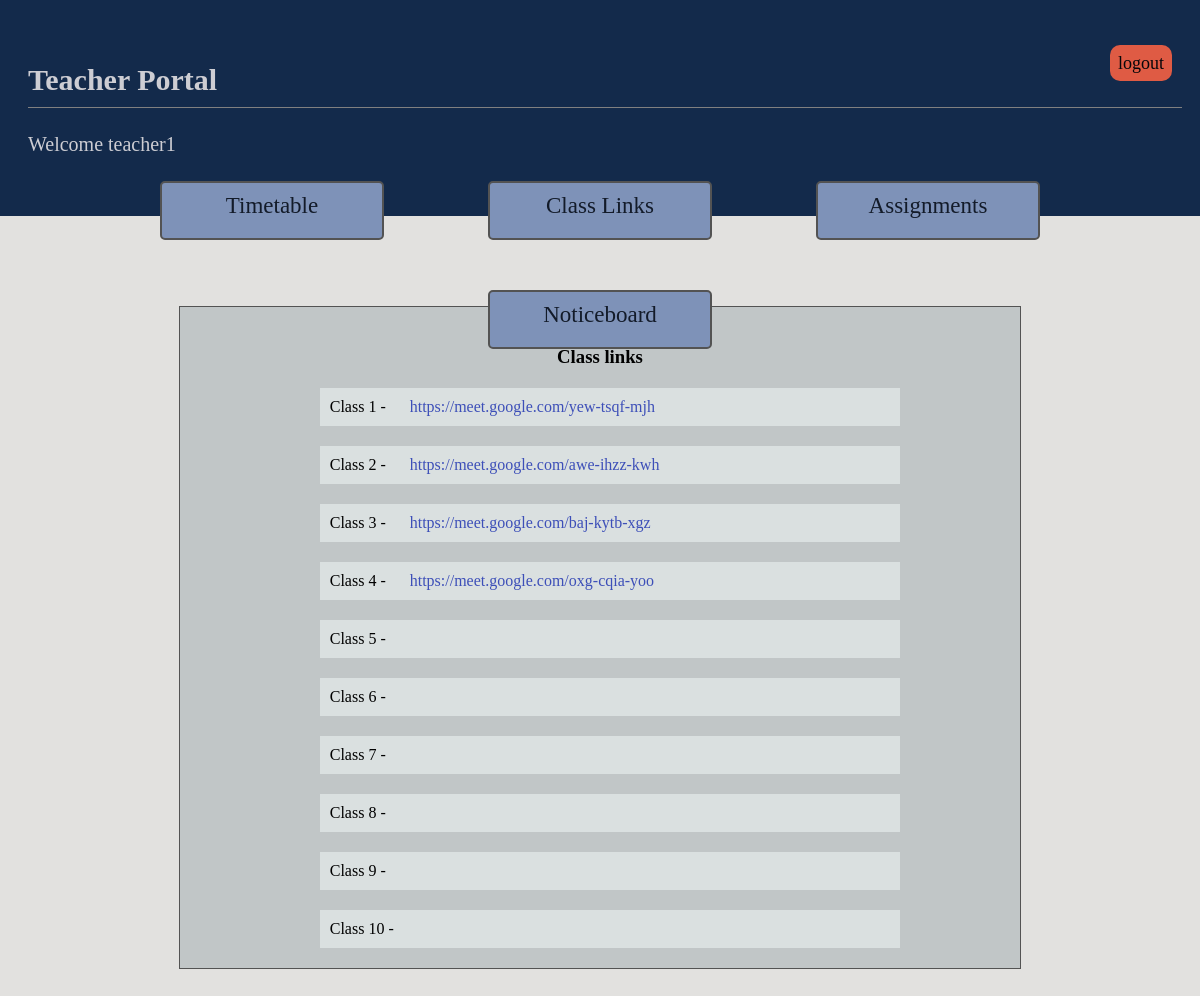
The page /Teacher_Portal/class_links (signed in) on the database as committed earlier.
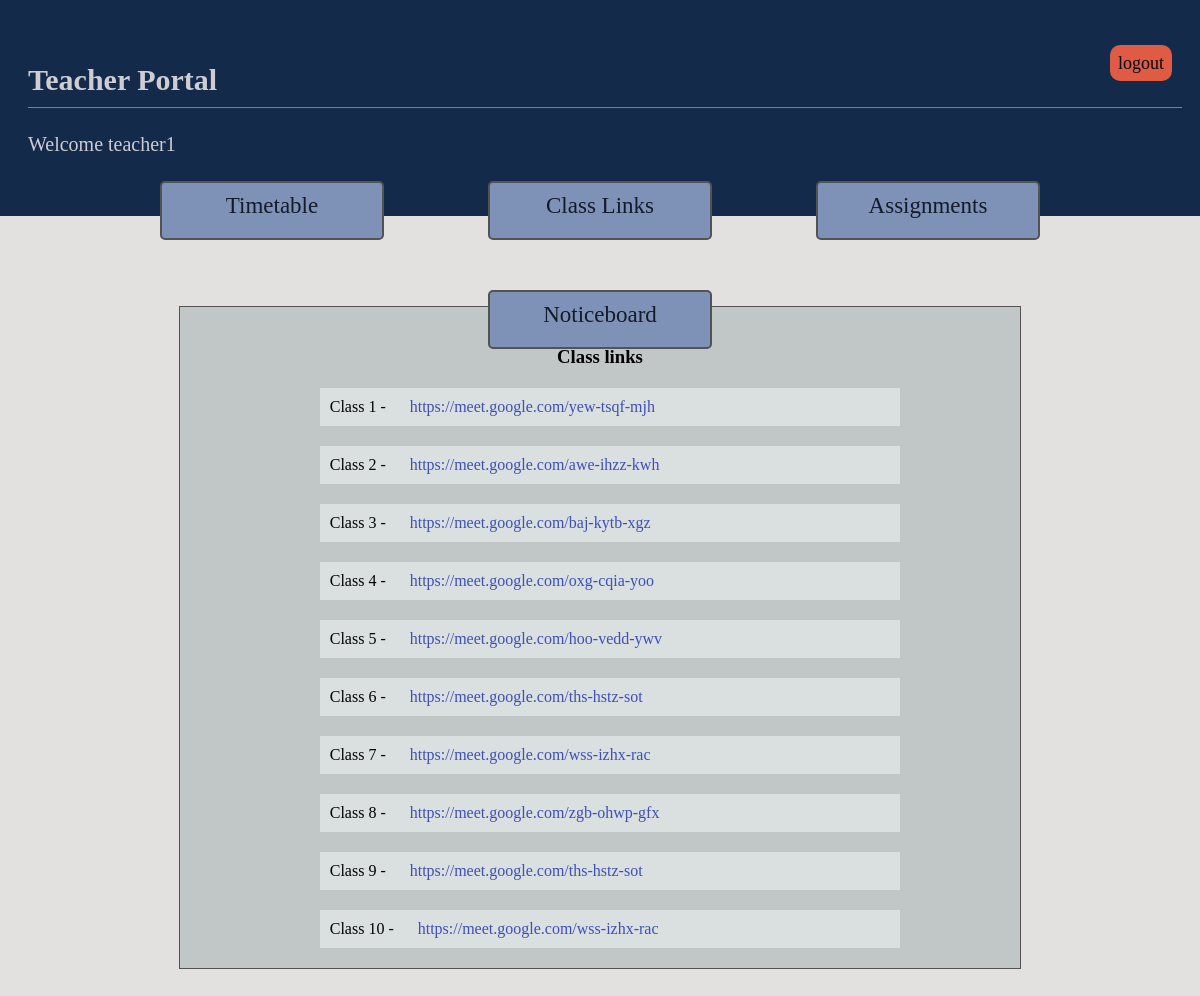
The same page on the database as committed later.
### adminPortal/models.py (models this page shows, shortened)
class Link(models.Model):
    link_url = models.CharField(max_length = 1000, blank=True)
    std = models.IntegerField(unique=True)
    class Meta:
       ordering = ['std']

### teacherPortal/views.py (the view, shortened to what this page needs)
# urls.py: path('class_links', views.LinksView.as_view(),name="links"),
class LinksView(LoginRequiredMixin,ListView):
    model = Link
    template_name = 'teacher_portal/links.html'
    queryset = Link.objects.all()
    def get_context_data(self, **kwargs):
            context = super(ListView , self).get_context_data(**kwargs)
            current_teacher = Teacher.objects.get(user=self.request.user)
            context['curr_teacher'] = current_teacher
            return context

### teacherPortal/templates/teacher_portal/links.html (shortened to what this page needs)
{% extends "teacher_portal/base.html" %}
{% load static %}
{% block styles %}
    <link rel="stylesheet" href="{% static 'teacher/css/links.css' %}">
{% endblock %}
{% block content %}
    <h3>Class links</h3>
    <div class="container">
        <div class='cont'>Class 1 - <a href="{{ object_list.0.link_url }}">{{ object_list.0.link_url }} </a></div>
        <div class='cont'>Class 2 - <a href="{{ object_list.1.link_url }}">{{ object_list.1.link_url }} </a></div>
        <div class='cont'>Class 3 - <a href="{{ object_list.2.link_url }}">{{ object_list.2.link_url }} </a></div>
        <div class='cont'>Class 4 - <a href="{{ object_list.3.link_url }}">{{ object_list.3.link_url }} </a></div>
        <div class='cont'>Class 5 - <a href="{{ object_list.4.link_url }}">{{ object_list.4.link_url }} </a></div>
        <div class='cont'>Class 6 - <a href="{{ object_list.5.link_url }}">{{ object_list.5.link_url }} </a></div>
        <div class='cont'>Class 7 - <a href="{{ object_list.6.link_url }}">{{ object_list.6.link_url }} </a></div>
        <div class='cont'>Class 8 - <a href="{{ object_list.7.link_url }}">{{ object_list.7.link_url }} </a></div>
        <div class='cont'>Class 9 - <a href="{{ object_list.8.link_url }}">{{ object_list.8.link_url }} </a></div>
        <div class='cont'>Class 10 - <a href="{{ object_list.9.link_url }}">{{ object_list.9.link_url }} </a></div>
    </div>
{% endblock content %}

Rows that differ between the two databases and show on the page:
added Link: link_url "https://meet.google.com/hoo-vedd-ywv"
added Link: link_url "https://meet.google.com/ths-hstz-sot"
added Link: link_url "https://meet.google.com/wss-izhx-rac"
added Link: link_url "https://meet.google.com/zgb-ohwp-gfx"
added Link: link_url "https://meet.google.com/ths-hstz-sot"
added Link: link_url "https://meet.google.com/wss-izhx-rac"
